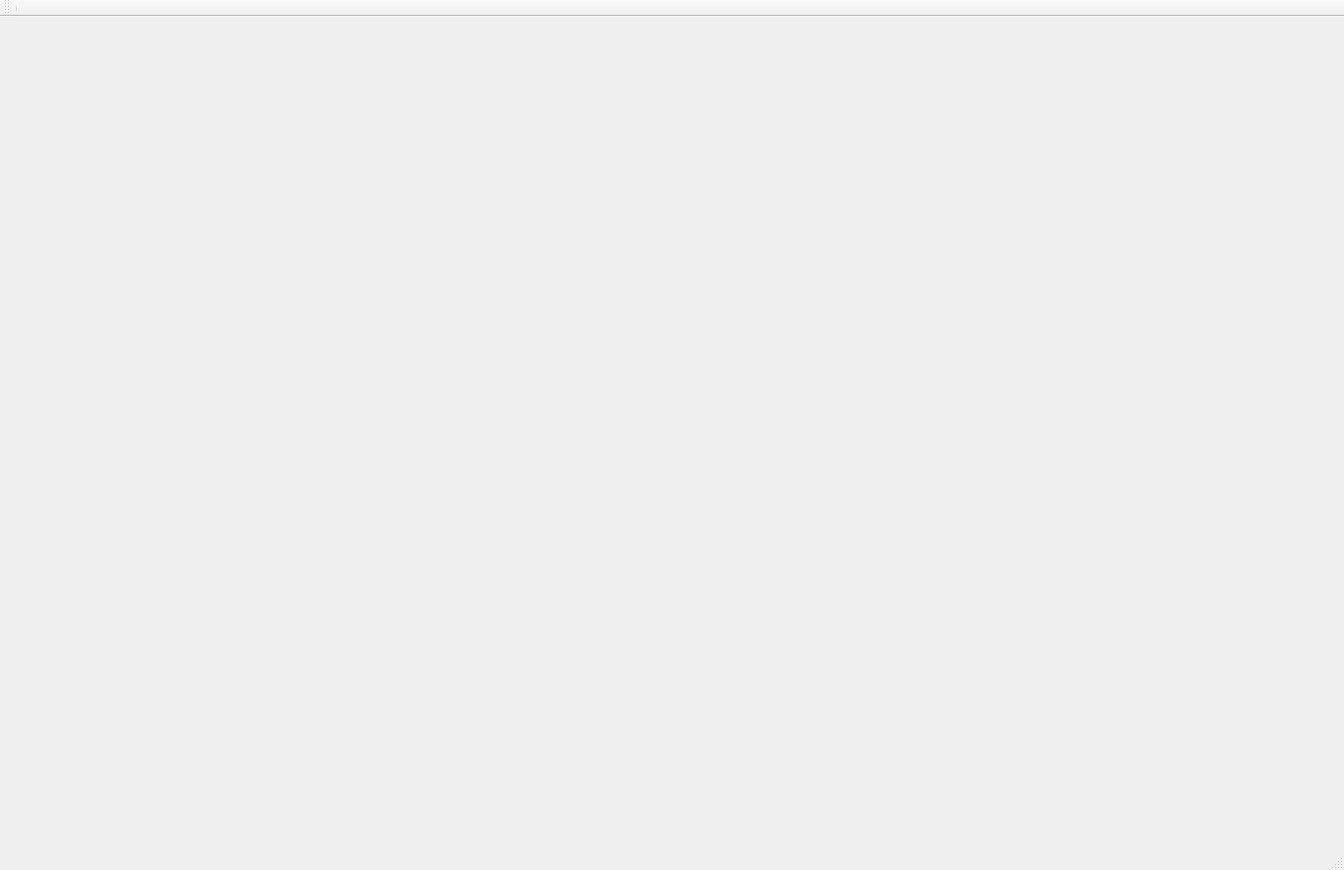
<?xml version="1.0" encoding="UTF-8"?>
<ui version="4.0">
 <class>REMainWindowClass</class>
 <widget class="QMainWindow" name="REMainWindowClass">
  <property name="geometry">
   <rect>
    <x>0</x>
    <y>0</y>
    <width>1359</width>
    <height>880</height>
   </rect>
  </property>
  <property name="windowTitle">
   <string>REMainWindow</string>
  </property>
  <property name="styleSheet">
   <string notr="true"/>
  </property>
  <widget class="QWidget" name="centralWidget"/>
  <widget class="QStatusBar" name="statusBar"/>
  <widget class="QToolBar" name="mainToolBar">
   <property name="styleSheet">
    <string notr="true"/>
   </property>
   <property name="allowedAreas">
    <set>Qt::TopToolBarArea</set>
   </property>
   <property name="toolButtonStyle">
    <enum>Qt::ToolButtonTextBesideIcon</enum>
   </property>
   <property name="floatable">
    <bool>true</bool>
   </property>
   <attribute name="toolBarArea">
    <enum>TopToolBarArea</enum>
   </attribute>
   <attribute name="toolBarBreak">
    <bool>false</bool>
   </attribute>
   <addaction name="separator"/>
  </widget>
  <widget class="QMenuBar" name="menuBar">
   <property name="geometry">
    <rect>
     <x>0</x>
     <y>0</y>
     <width>1359</width>
     <height>20</height>
    </rect>
   </property>
  </widget>
  <action name="actionnew">
   <property name="icon">
    <iconset>
     <normaloff>:/REMainWindow/icon/lightpng/new.png</normaloff>:/REMainWindow/icon/lightpng/new.png</iconset>
   </property>
   <property name="text">
    <string>new</string>
   </property>
   <property name="visible">
    <bool>true</bool>
   </property>
  </action>
  <action name="actionopen">
   <property name="icon">
    <iconset>
     <normaloff>:/REMainWindow/icon/lightpng/Home.png</normaloff>:/REMainWindow/icon/lightpng/Home.png</iconset>
   </property>
   <property name="text">
    <string>Open</string>
   </property>
  </action>
  <action name="actiondemo">
   <property name="icon">
    <iconset>
     <normaloff>:/REMainWindow/icon/lightpng/solid.png</normaloff>:/REMainWindow/icon/lightpng/solid.png</iconset>
   </property>
   <property name="text">
    <string>Demo</string>
   </property>
  </action>
  <action name="actionsave">
   <property name="icon">
    <iconset>
     <normaloff>:/REMainWindow/icon/lightpng/save.png</normaloff>:/REMainWindow/icon/lightpng/save.png</iconset>
   </property>
   <property name="text">
    <string>Save</string>
   </property>
  </action>
  <action name="action_info">
   <property name="icon">
    <iconset>
     <normaloff>:/REMainWindow/icon/lightpng/info.png</normaloff>:/REMainWindow/icon/lightpng/info.png</iconset>
   </property>
   <property name="text">
    <string>Info</string>
   </property>
  </action>
  <action name="actionRuler">
   <property name="icon">
    <iconset>
     <normaloff>:/REMainWindow/icon/lightpng/ruler.png</normaloff>:/REMainWindow/icon/lightpng/ruler.png</iconset>
   </property>
   <property name="text">
    <string>calculator</string>
   </property>
  </action>
  <action name="actionreset_all">
   <property name="icon">
    <iconset>
     <normaloff>:/REMainWindow/icon/lightpng/reset.png</normaloff>:/REMainWindow/icon/lightpng/reset.png</iconset>
   </property>
   <property name="text">
    <string>Reset</string>
   </property>
  </action>
  <action name="actionClose">
   <property name="icon">
    <iconset>
     <normaloff>:/REMainWindow/icon/lightpng/delete_one.png</normaloff>:/REMainWindow/icon/lightpng/delete_one.png</iconset>
   </property>
   <property name="text">
    <string>Close</string>
   </property>
  </action>
  <action name="actionzoom_reset">
   <property name="icon">
    <iconset>
     <normaloff>:/REMainWindow/icon/lightpng/zoom_reset.png</normaloff>:/REMainWindow/icon/lightpng/zoom_reset.png</iconset>
   </property>
   <property name="text">
    <string>FitAll</string>
   </property>
  </action>
  <action name="action">
   <property name="icon">
    <iconset>
     <normaloff>:/REMainWindow/icon/eraser.png</normaloff>:/REMainWindow/icon/eraser.png</iconset>
   </property>
   <property name="text">
    <string>show</string>
   </property>
  </action>
  <action name="actionbndBOX">
   <property name="icon">
    <iconset>
     <normaloff>:/REMainWindow/icon/cube.png</normaloff>:/REMainWindow/icon/cube.png</iconset>
   </property>
   <property name="text">
    <string>bndBOX</string>
   </property>
  </action>
  <action name="actionmove">
   <property name="icon">
    <iconset>
     <normaloff>:/REMainWindow/icon/lightpng/solid.png</normaloff>:/REMainWindow/icon/lightpng/solid.png</iconset>
   </property>
   <property name="text">
    <string>Move</string>
   </property>
  </action>
  <action name="actionedit">
   <property name="icon">
    <iconset>
     <normaloff>:/REMainWindow/icon/edit.png</normaloff>:/REMainWindow/icon/edit.png</iconset>
   </property>
   <property name="text">
    <string>RobotAssigner</string>
   </property>
  </action>
  <action name="actionss">
   <property name="text">
    <string>ss</string>
   </property>
  </action>
  <action name="actionparallel">
   <property name="icon">
    <iconset>
     <normaloff>:/REMainWindow/icon/parallel.png</normaloff>:/REMainWindow/icon/parallel.png</iconset>
   </property>
   <property name="text">
    <string>parallel</string>
   </property>
  </action>
  <action name="actionvertical">
   <property name="icon">
    <iconset>
     <normaloff>:/REMainWindow/icon/vertical.png</normaloff>:/REMainWindow/icon/vertical.png</iconset>
   </property>
   <property name="text">
    <string>vertical</string>
   </property>
  </action>
  <action name="actionaux_obj">
   <property name="icon">
    <iconset>
     <normaloff>:/REMainWindow/icon/tools.png</normaloff>:/REMainWindow/icon/tools.png</iconset>
   </property>
   <property name="text">
    <string>aux_obj</string>
   </property>
  </action>
  <action name="actiontool">
   <property name="icon">
    <iconset>
     <normaloff>:/REMainWindow/icon/tool.png</normaloff>:/REMainWindow/icon/tool.png</iconset>
   </property>
   <property name="text">
    <string>tool</string>
   </property>
  </action>
  <action name="actionswapUI">
   <property name="icon">
    <iconset>
     <normaloff>:/REMainWindow/icon/lightpng/moon.png</normaloff>:/REMainWindow/icon/lightpng/moon.png</iconset>
   </property>
   <property name="text">
    <string>swapUI</string>
   </property>
  </action>
  <action name="actioncontextAdder">
   <property name="icon">
    <iconset>
     <normaloff>:/REMainWindow/icon/context.png</normaloff>:/REMainWindow/icon/context.png</iconset>
   </property>
   <property name="text">
    <string>contextAdder</string>
   </property>
  </action>
  <action name="actionnewViewer">
   <property name="icon">
    <iconset>
     <normaloff>:/REMainWindow/icon/lightpng/view.png</normaloff>:/REMainWindow/icon/lightpng/view.png</iconset>
   </property>
   <property name="text">
    <string>newViewer</string>
   </property>
  </action>
  <action name="actionnewContext">
   <property name="icon">
    <iconset resource="contexteditor.qrc">
     <normaloff>:/REMainWindow/icons/light/context.png</normaloff>:/REMainWindow/icons/light/context.png</iconset>
   </property>
   <property name="text">
    <string>newContext</string>
   </property>
  </action>
 </widget>
 <layoutdefault spacing="6" margin="11"/>
 <resources>
  <include location="contexteditor.qrc"/>
 </resources>
 <connections/>
</ui>
